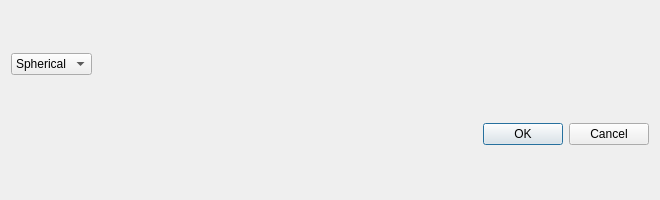
<?xml version="1.0" encoding="UTF-8"?>
<ui version="4.0">
 <class>addVOI</class>
 <widget class="QDialog" name="addVOI">
  <property name="geometry">
   <rect>
    <x>0</x>
    <y>0</y>
    <width>660</width>
    <height>200</height>
   </rect>
  </property>
  <property name="sizePolicy">
   <sizepolicy hsizetype="Fixed" vsizetype="Fixed">
    <horstretch>0</horstretch>
    <verstretch>0</verstretch>
   </sizepolicy>
  </property>
  <property name="focusPolicy">
   <enum>Qt::NoFocus</enum>
  </property>
  <property name="windowTitle">
   <string>Add VOI</string>
  </property>
  <property name="sizeGripEnabled">
   <bool>false</bool>
  </property>
  <property name="modal">
   <bool>true</bool>
  </property>
  <layout class="QVBoxLayout" name="verticalLayout_2" stretch="0,10,0">
   <item>
    <layout class="QHBoxLayout" name="horizontalLayout">
     <item>
      <widget class="QComboBox" name="VOI_comboBox">
       <item>
        <property name="text">
         <string>Spherical</string>
        </property>
       </item>
       <item>
        <property name="text">
         <string>Cuboidal</string>
        </property>
       </item>
      </widget>
     </item>
     <item>
      <spacer name="horizontalSpacer">
       <property name="orientation">
        <enum>Qt::Horizontal</enum>
       </property>
       <property name="sizeHint" stdset="0">
        <size>
         <width>40</width>
         <height>20</height>
        </size>
       </property>
      </spacer>
     </item>
    </layout>
   </item>
   <item>
    <layout class="QVBoxLayout" name="VOI_layout"/>
   </item>
   <item>
    <widget class="QDialogButtonBox" name="accept_buttonBox">
     <property name="orientation">
      <enum>Qt::Horizontal</enum>
     </property>
     <property name="standardButtons">
      <set>QDialogButtonBox::Cancel|QDialogButtonBox::Ok</set>
     </property>
    </widget>
   </item>
  </layout>
 </widget>
 <resources/>
 <connections>
  <connection>
   <sender>accept_buttonBox</sender>
   <signal>accepted()</signal>
   <receiver>addVOI</receiver>
   <slot>accept()</slot>
   <hints>
    <hint type="sourcelabel">
     <x>248</x>
     <y>254</y>
    </hint>
    <hint type="destinationlabel">
     <x>157</x>
     <y>274</y>
    </hint>
   </hints>
  </connection>
  <connection>
   <sender>accept_buttonBox</sender>
   <signal>rejected()</signal>
   <receiver>addVOI</receiver>
   <slot>reject()</slot>
   <hints>
    <hint type="sourcelabel">
     <x>316</x>
     <y>260</y>
    </hint>
    <hint type="destinationlabel">
     <x>286</x>
     <y>274</y>
    </hint>
   </hints>
  </connection>
 </connections>
</ui>
